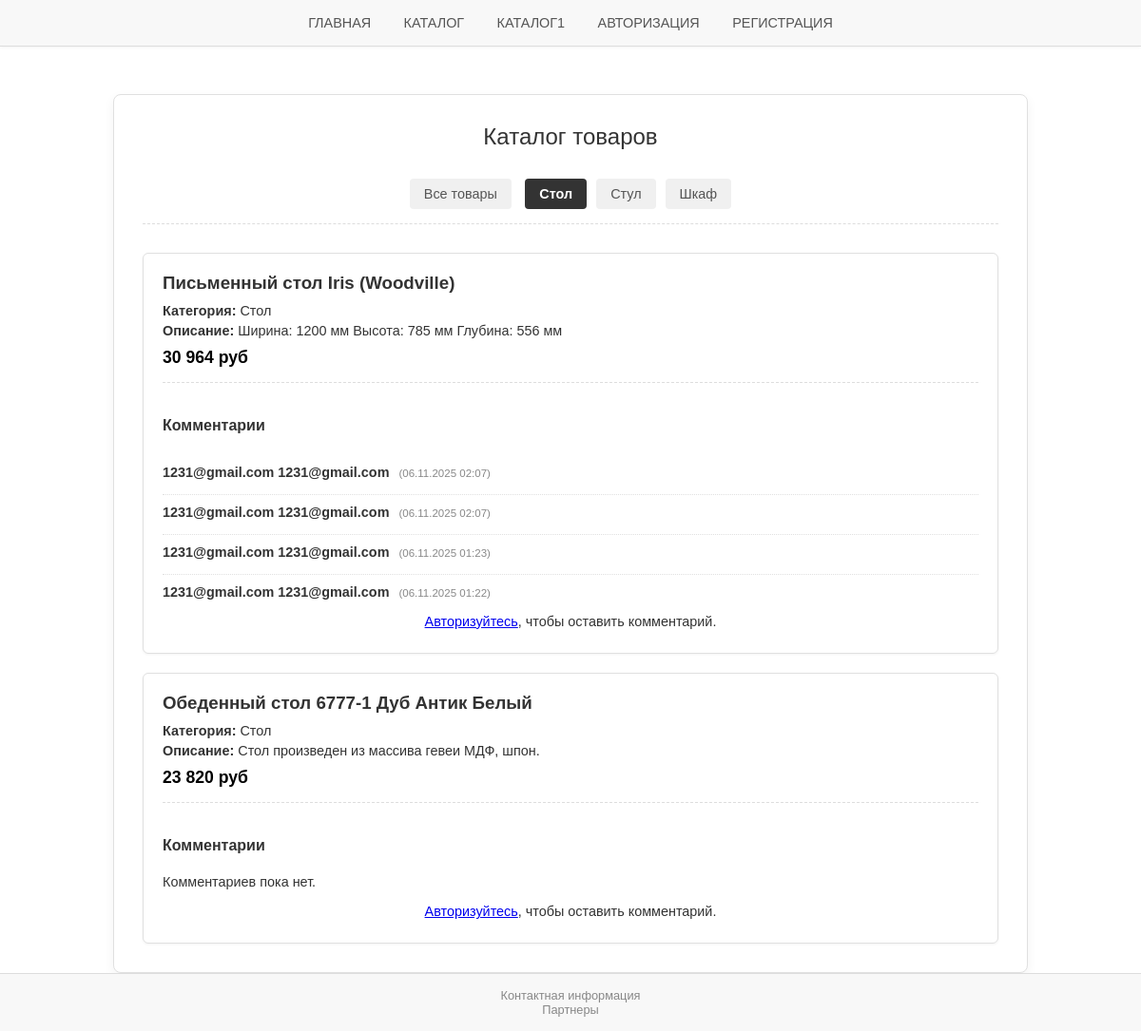
The page /catalog.php?category=Стол on the database its author committed.
### tables this page shows
CREATE TABLE `category` (
  `id` int(11) NOT NULL,
  `name` varchar(100) NOT NULL
);

CREATE TABLE `tovar` (
  `id` int(11) NOT NULL,
  `name` varchar(100) NOT NULL,
  `category` varchar(100) NOT NULL,
  `smalldesc` varchar(100) NOT NULL,
  `bigdesc` varchar(500) NOT NULL,
  `price` varchar(100) NOT NULL
);

CREATE TABLE `comments` (
  `id` int(11) NOT NULL,
  `product_id` int(11) NOT NULL,
  `user_id` int(11) NOT NULL,
  `comment_text` text NOT NULL,
  `created_at` timestamp NOT NULL DEFAULT CURRENT_TIMESTAMP
);

CREATE TABLE `reg` (
  `id` int(11) NOT NULL,
  `login` varchar(100) NOT NULL,
  `email` varchar(100) NOT NULL,
  `surname` varchar(100) NOT NULL,
  `name` varchar(100) NOT NULL,
  `password` varchar(100) NOT NULL,
  `status` int(11) NOT NULL
);

### catalog.php (the view, shortened to what this page needs)
<!DOCTYPE html>
<html lang="ru">
<head>
    <link rel="stylesheet" type="text/css" href="style.css">
</head>
<body>
<?php
$host = 'localhost';
$user = 'root';
$pass = '';
$dbname = 'borisov';
$conn = mysqli_connect($host, $user, $pass, $dbname);
$user_id = null;
$user_full_name = '';
?>
<header>
    <nav class="nav-links">
        <a href="index.php">Главная</a>
        <a href="catalog.php">Каталог</a>
        <a href="catalog1.php">Каталог1</a>
        <a href="auto.php">Авторизация</a>
        <a href="reg.php">Регистрация</a>
    </nav>
</header>
<div class="main-block" style="max-width: 900px;">
    <h2>Каталог товаров</h2>
    <div class="category-filter">
        <?php $active_all = !isset($_GET['category']) || empty($_GET['category']) ? 'active' : ''; ?>
        <a href="catalog.php" class="filter-link <?php echo $active_all; ?>">Все товары</a>
        <?php
        $category_query = "SELECT name FROM category ORDER BY name ASC";
        $category_result = mysqli_query($conn, $category_query);
        while ($cat_row = mysqli_fetch_assoc($category_result)) {
            $cat_name = $cat_row['name'];
            $active_class = (isset($_GET['category']) && $_GET['category'] == $cat_name) ? 'active' : '';
            echo "<a href=\"catalog.php?category=" . urlencode($cat_name) . "\" class=\"filter-link $active_class\">" . $cat_name . "</a>";
        }
        ?>
    </div>
    <div class="product-list">
        <?php
        $where_clause = "";
        $current_category = '';
        if (isset($_GET['category']) && !empty($_GET['category'])) {
            $current_category = $_GET['category'];
            $selected_category = mysqli_real_escape_string($conn, $current_category);
            $where_clause = "WHERE category = '$selected_category'";
        }
        $tovar_query = "SELECT * FROM tovar $where_clause ORDER BY id DESC";
        $tovar_result = mysqli_query($conn, $tovar_query);
        if (mysqli_num_rows($tovar_result) > 0) {
            while ($tovar_row = mysqli_fetch_assoc($tovar_result)) {
                $product_id = $tovar_row['id'];
        ?>
        <div class="product-card">
            <h3><?php echo $tovar_row['name']; ?></h3>
            <p><strong>Категория:</strong> <?php echo $tovar_row['category']; ?></p>
            <p><strong>Описание:</strong> <?php echo $tovar_row['smalldesc']; ?></p>
            <p class="price"><?php echo $tovar_row['price']; ?></p>
            <div class="comment-section">
                <h4>Комментарии</h4>
                <div class="comment-list">
                    <?php
                    $comments_query = "SELECT c.comment_text, c.created_at, r.name, r.surname
                                       FROM comments c
                                       JOIN reg r ON c.user_id = r.id
                                       WHERE c.product_id = $product_id
                                       ORDER BY c.created_at DESC";
                    $comments_result = mysqli_query($conn, $comments_query);
                    if (mysqli_num_rows($comments_result) > 0) {
                        while ($comment = mysqli_fetch_assoc($comments_result)) {
                            $author_name = $comment['name'] . ' ' . $comment['surname'];
                            $date = date("d.m.Y H:i", strtotime($comment['created_at']));
                            echo "<div class='comment-item'>";
                            echo "<span class='comment-author'>$author_name</span>";
                            echo "<span class='comment-date'>($date)</span>";
                            echo "</div>";
                        }
                    } else {
                        echo "<p>Комментариев пока нет.</p>";
                    }
                    ?>
                </div>
                <?php if ($user_id): ?>
                    <div class="comment-form">
                        <h5>Оставить комментарий (Вы: <?php echo $user_full_name; ?>)</h5>
                        <form action="catalog.php" method="POST">
                            <textarea name="comment_text" placeholder="Ваш комментарий..." required></textarea>
                            <input type="hidden" name="product_id" value="<?php echo $product_id; ?>">
                            <input type="hidden" name="category_param" value="<?php echo $current_category; ?>">
                            <input type="submit" name="post_comment" value="Отправить комментарий" style="width: auto; padding: 8px 15px;">
                        </form>
                    </div>
                <?php else: ?>
                    <p style="text-align: center; margin-top: 15px;"><a href="auto.php">Авторизуйтесь</a>, чтобы оставить комментарий.</p>
                <?php endif; ?>
            </div>
        </div>
        <?php
            }
        } else {
            echo "<div class=\"message message-error\">Товары в этой категории не найдены.</div>";
        }
        ?>
    </div>
</div>
<footer>
    <div class="contact-info">Контактная информация</div>
    <div class="partners">Партнеры</div>
</footer>
</body>
</html>

### style.css (style rules this page uses)
body { font-family: 'Arial', sans-serif; background-color: #ffffff; color: #333333; margin: 0; padding: 0; display: flex; flex-direction: column; align-items: center; min-height: 100vh; }
.main-block { background-color: #ffffff; padding: 30px; margin-top: 50px; border: 1px solid #e0e0e0; border-radius: 8px; box-shadow: 0 4px 12px rgba(0, 0, 0, 0.05); width: 90%; max-width: 450px; }
h1, h2 { color: #333333; text-align: center; margin-top: 0; margin-bottom: 25px; font-weight: 500; }
header { width: 100%; padding: 15px 0; background-color: #f8f8f8; border-bottom: 1px solid #dddddd; box-shadow: 0 1px 3px rgba(0, 0, 0, 0.05); }
.nav-links { text-align: center; }
.nav-links a { margin: 0 15px; text-decoration: none; color: #555555; font-weight: 500; transition: color 0.2s; text-transform: uppercase; font-size: 0.9em; }
footer { width: 100%; padding: 15px 0; margin-top: auto; background-color: #f8f8f8; border-top: 1px solid #dddddd; text-align: center; font-size: 0.8em; color: #888888; }
.category-filter { text-align: center; margin-bottom: 30px; padding-bottom: 10px; border-bottom: 1px dashed #dddddd; }
.filter-link { display: inline-block; padding: 8px 15px; margin: 5px; background-color: #f0f0f0; color: #555555; text-decoration: none; border-radius: 4px; font-size: 0.9em; transition: background-color 0.2s, color 0.2s; text-transform: none; }
.filter-link.active { background-color: #333333; color: #ffffff; font-weight: bold; }
.product-list { display: flex; flex-direction: column; gap: 20px; }
.product-card { border: 1px solid #e0e0e0; padding: 20px; border-radius: 6px; transition: box-shadow 0.2s; background-color: #ffffff; box-shadow: 0 1px 3px rgba(0, 0, 0, 0.05); }
.product-card h3 { margin-top: 0; margin-bottom: 10px; text-align: left; color: #333333; }
.product-card p { margin: 5px 0; font-size: 0.9em; }
.product-card .price { font-size: 1.1em; font-weight: bold; color: #000000; margin-top: 10px; }
.comment-section { margin-top: 15px; padding-top: 15px; border-top: 1px dashed #dddddd; }
.comment-list { margin-top: 15px; }
.comment-item { padding: 10px 0; border-bottom: 1px dotted #e0e0e0; font-size: 0.9em; }
.comment-item:last-child { border-bottom: none; padding-bottom: 0; }
.comment-author { font-weight: bold; color: #333333; margin-right: 10px; }
.comment-date { font-size: 0.8em; color: #888888; }

### rows shown on the page
category: name "Стол"
category: name "Стул"
category: name "Шкаф"
tovar: name "Письменный стол Iris (Woodville)", category "Стол", smalldesc "Ширина: 1200 мм Высота: 785 мм Глубина: 556 мм", price "30 964 руб"
comments: user.surname "1231@gmail.com 1231@gmail.com", created_at "06.11.2025 02:07"
comments: user.surname "1231@gmail.com 1231@gmail.com", created_at "06.11.2025 02:07"
comments: user.surname "1231@gmail.com 1231@gmail.com", created_at "06.11.2025 01:23"
comments: user.surname "1231@gmail.com 1231@gmail.com", created_at "06.11.2025 01:22"
tovar: name "Обеденный стол 6777-1 Дуб Антик Белый", category "Стол", smalldesc "Стол произведен из массива гевеи МДФ, шпон.", price "23 820 руб", shows "Комментариев пока нет."
